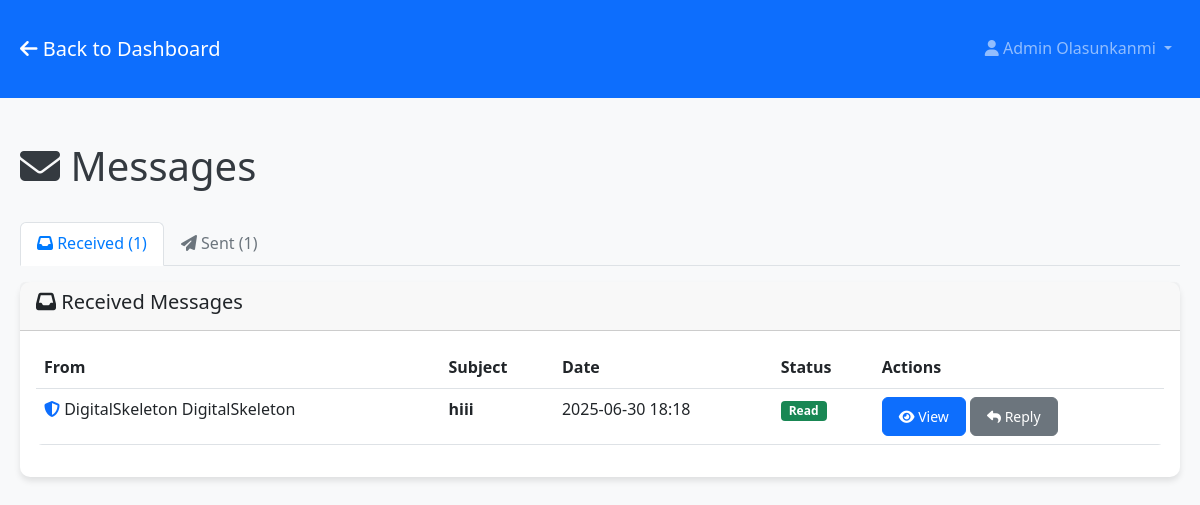
Screenshot of /messages (signed in) with the database file from the repository.
### models.py (models this page shows, shortened)
class User(db.Model):
    id = db.Column(db.Integer, primary_key=True)
    username = db.Column(db.String(80), unique=True, nullable=False)
    email = db.Column(db.String(120), unique=True, nullable=False)
    password_hash = db.Column(db.String(255), nullable=False)
    first_name = db.Column(db.String(100), nullable=False)
    last_name = db.Column(db.String(100), nullable=False)
    is_admin = db.Column(db.Boolean, default=False)
    is_verified = db.Column(db.Boolean, default=False)
    verification_token = db.Column(db.String(100), nullable=True)
    reset_token = db.Column(db.String(100), nullable=True)
    reset_token_expires = db.Column(db.DateTime, nullable=True)
    created_at = db.Column(db.DateTime, default=datetime.utcnow)
    last_login = db.Column(db.DateTime, nullable=True)
    pdf_codes = db.relationship('UserPDFCode', foreign_keys='UserPDFCode.user_id', backref='user', lazy=True, cascade='all, delete-orphan')
    pdf_requests = db.relationship('PDFRequest', backref='user', lazy=True, cascade='all, delete-orphan')
    sent_messages = db.relationship('Message', foreign_keys='Message.sender_id', backref='sender', lazy=True, cascade='all, delete-orphan')
    received_messages = db.relationship('Message', foreign_keys='Message.recipient_id', backref='recipient', lazy=True, cascade='all, delete-orphan')
    uploaded_pdfs = db.relationship('UserPDFCode', foreign_keys='UserPDFCode.uploaded_by_admin_id', backref='uploader', lazy=True)

class Message(db.Model):
    id = db.Column(db.Integer, primary_key=True)
    sender_id = db.Column(db.Integer, db.ForeignKey('user.id', ondelete='CASCADE'), nullable=False)
    recipient_id = db.Column(db.Integer, db.ForeignKey('user.id', ondelete='CASCADE'), nullable=False)
    subject = db.Column(db.String(200), nullable=False)
    content = db.Column(db.Text, nullable=False)  # Allows HTML content
    is_read = db.Column(db.Boolean, default=False)
    created_at = db.Column(db.DateTime, default=datetime.utcnow)
    parent_message_id = db.Column(db.Integer, db.ForeignKey('message.id', ondelete='CASCADE'), nullable=True)
    replies = db.relationship('Message', backref=db.backref('parent', remote_side=[id]), lazy=True)

### app.py (the view)
@app.route('/messages')
@login_required
def messages():
    user = User.query.get(session['user_id'])
    sent_messages = Message.query.filter_by(sender_id=user.id).order_by(Message.created_at.desc()).all()
    received_messages = Message.query.filter_by(recipient_id=user.id).order_by(Message.created_at.desc()).all()
    return render_template('messages/messages.html',
                         user=user,
                         sent_messages=sent_messages,
                         received_messages=received_messages)

### app.py (called while the page is built)
def login_required(f):
    @wraps(f)
    def decorated_function(*args, **kwargs):
        if 'user_id' not in session:
            flash('Please log in to access this page.', 'error')
            return redirect(url_for('login'))
        return f(*args, **kwargs)
    return decorated_function

### templates/messages/messages.html (shortened to what this page needs)
<!DOCTYPE html>
<html lang="en">
<head>
    <link href="https://cdn.jsdelivr.net/npm/bootstrap@5.3.0/dist/css/bootstrap.min.css" rel="stylesheet">
    <link rel="stylesheet" href="https://cdnjs.cloudflare.com/ajax/libs/font-awesome/6.4.0/css/all.min.css">
    <link rel="stylesheet" href="{{ url_for('static', filename='css/style.css') }}">
</head>
<body>
    <nav class="navbar navbar-expand-lg navbar-dark bg-primary">
        <div class="container">
            <a class="navbar-brand" href="{{ url_for('dashboard') }}">
                <i class="fas fa-arrow-left"></i> Back to Dashboard
            </a>
            <div class="navbar-nav ms-auto">
                <div class="nav-item dropdown">
                    <a class="nav-link dropdown-toggle" href="#" id="navbarDropdown" role="button" data-bs-toggle="dropdown">
                        <i class="fas fa-user"></i> {{ user.first_name }} {{ user.last_name }}
                    </a>
                </div>
            </div>
        </div>
    </nav>
    <div class="container mt-4">
        <div class="row">
            <div class="col-12">
                <div class="d-flex justify-content-between align-items-center mb-4">
                    <h1><i class="fas fa-envelope"></i> Messages</h1>
                </div>
            </div>
        </div>
        <ul class="nav nav-tabs" id="messageTabs">
            <li class="nav-item">
                <a class="nav-link active" id="received-tab" data-bs-toggle="tab" href="#received">
                    <i class="fas fa-inbox"></i> Received ({{ received_messages|length }})
                </a>
            </li>
            <li class="nav-item">
                <a class="nav-link" id="sent-tab" data-bs-toggle="tab" href="#sent">
                    <i class="fas fa-paper-plane"></i> Sent ({{ sent_messages|length }})
                </a>
            </li>
        </ul>
        <div class="tab-content mt-3">
            <div class="tab-pane fade show active" id="received">
                <div class="card">
                    <div class="card-header">
                        <h5><i class="fas fa-inbox"></i> Received Messages</h5>
                    </div>
                    <div class="card-body">
                        {% if received_messages %}
                        <div class="table-responsive">
                            <table class="table table-hover">
                                <thead>
                                    <tr>
                                        <th>From</th>
                                        <th>Subject</th>
                                        <th>Date</th>
                                        <th>Status</th>
                                        <th>Actions</th>
                                    </tr>
                                </thead>
                                <tbody>
                                    {% for message in received_messages %}
                                    <tr class="{% if not message.is_read %}table-warning{% endif %}">
                                        <td>
                                            {% if message.sender.is_admin %}
                                            <i class="fas fa-shield-alt text-primary"></i>
                                            {% endif %}
                                            {{ message.sender.first_name }} {{ message.sender.last_name }}
                                        </td>
                                        <td>
                                            <strong>{{ message.subject }}</strong>
                                        </td>
                                        <td>{{ message.created_at.strftime('%Y-%m-%d %H:%M') }}</td>
                                        <td>
                                            {% if message.is_read %}
                                            <span class="badge bg-success">Read</span>
                                            {% else %}
                                            <span class="badge bg-warning">Unread</span>
                                            {% endif %}
                                        </td>
                                        <td>
                                            <button type="button" class="btn btn-sm btn-primary" onclick="viewMessage({{ message.id }}, '{{ message.sender.first_name }} {{ message.sender.last_name }}', '{{ message.subject }}', {{ message.sender.id }}, {{ message.is_read|lower }})">
                                                <i class="fas fa-eye"></i> View
                                            </button>
                                            {% if user.is_admin or message.sender.is_admin %}
                                            <button type="button" class="btn btn-sm btn-secondary" onclick="replyToMessage({{ message.sender.id }}, '{{ message.sender.first_name }} {{ message.sender.last_name }}', 'Re: {{ message.subject }}', {{ message.id }})">
                                                <i class="fas fa-reply"></i> Reply
                                            </button>
                                            {% endif %}
                                        </td>
                                    </tr>
                                    {% endfor %}
                                </tbody>
                            </table>
                        </div>
                        {% else %}
                        <div class="text-center py-4">
                            <i class="fas fa-inbox fa-3x text-muted mb-3"></i>
                            <h5>No messages received</h5>
                            <p class="text-muted">Your received messages will appear here.</p>
                        </div>
                        {% endif %}
                    </div>
                </div>
            </div>
        </div>
    </div>
</body>
</html>

### static/css/style.css (style rules this page uses)
:root { --primary-color: #007bff; --secondary-color: #6c757d; --success-color: #28a745; --danger-color: #dc3545; --warning-color: #ffc107; --info-color: #17a2b8; --light-color: #f8f9fa; --dark-color: #343a40; --white: #ffffff; --black: #000000; }
body { font-family: 'Segoe UI', Tahoma, Geneva, Verdana, sans-serif; background-color: var(--light-color); color: var(--dark-color); line-height: 1.6; }
.container { max-width: 1200px; margin: 0 auto; padding: 20px; }
.card { border: none; border-radius: 10px; box-shadow: 0 4px 6px rgba(0, 0, 0, 0.1); margin-bottom: 20px; }
.btn { border-radius: 6px; padding: 8px 16px; font-weight: 500; transition: all 0.3s ease; }
.nav-tabs .nav-link { border-radius: 6px 6px 0 0; border: 1px solid transparent; color: var(--secondary-color); }
.nav-tabs .nav-link.active { background-color: var(--white); border-color: #dee2e6 #dee2e6 var(--white); color: var(--primary-color); }
.table { border-radius: 6px; overflow: hidden; }
.badge { font-size: 0.75em; padding: 4px 8px; border-radius: 4px; }

### rows the page displays
User: first_name "Admin", last_name "Olasunkanmi"
Message: sender.first_name "DigitalSkeleton", sender.last_name "DigitalSkeleton", subject "hiii", created_at "2025-06-30 18:18", is_read "Read"

### other values shown
{{ received_messages|length }} "1"
{{ sent_messages|length }} "1"
